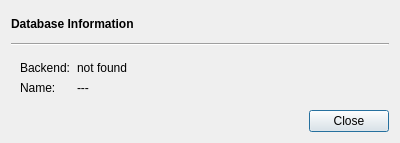
<?xml version="1.0" encoding="UTF-8"?>
<ui version="4.0">
 <class>DBInfoDialog</class>
 <widget class="QDialog" name="DBInfoDialog">
  <property name="geometry">
   <rect>
    <x>0</x>
    <y>0</y>
    <width>400</width>
    <height>143</height>
   </rect>
  </property>
  <property name="windowTitle">
   <string>Dialog</string>
  </property>
  <layout class="QVBoxLayout" name="verticalLayout">
   <item>
    <widget class="QLabel" name="label">
     <property name="font">
      <font>
       <bold>true</bold>
      </font>
     </property>
     <property name="text">
      <string>Database Information</string>
     </property>
    </widget>
   </item>
   <item>
    <widget class="Line" name="line">
     <property name="orientation">
      <enum>Qt::Orientation::Horizontal</enum>
     </property>
    </widget>
   </item>
   <item>
    <widget class="QWidget" name="widget" native="true">
     <layout class="QGridLayout" name="gridLayout">
      <item row="0" column="0">
       <widget class="QLabel" name="label_2">
        <property name="text">
         <string>Backend:</string>
        </property>
       </widget>
      </item>
      <item row="0" column="1">
       <widget class="QLabel" name="backendLabel">
        <property name="sizePolicy">
         <sizepolicy hsizetype="Preferred" vsizetype="Preferred">
          <horstretch>1</horstretch>
          <verstretch>0</verstretch>
         </sizepolicy>
        </property>
        <property name="text">
         <string>not found</string>
        </property>
       </widget>
      </item>
      <item row="1" column="0">
       <widget class="QLabel" name="label_3">
        <property name="text">
         <string>Name:</string>
        </property>
       </widget>
      </item>
      <item row="1" column="1">
       <widget class="QLabel" name="nameLabel">
        <property name="sizePolicy">
         <sizepolicy hsizetype="Preferred" vsizetype="Preferred">
          <horstretch>1</horstretch>
          <verstretch>0</verstretch>
         </sizepolicy>
        </property>
        <property name="text">
         <string>---</string>
        </property>
       </widget>
      </item>
     </layout>
    </widget>
   </item>
   <item>
    <widget class="QDialogButtonBox" name="buttonBox">
     <property name="orientation">
      <enum>Qt::Orientation::Horizontal</enum>
     </property>
     <property name="standardButtons">
      <set>QDialogButtonBox::StandardButton::Close</set>
     </property>
    </widget>
   </item>
  </layout>
 </widget>
 <resources/>
 <connections>
  <connection>
   <sender>buttonBox</sender>
   <signal>accepted()</signal>
   <receiver>DBInfoDialog</receiver>
   <slot>accept()</slot>
   <hints>
    <hint type="sourcelabel">
     <x>248</x>
     <y>254</y>
    </hint>
    <hint type="destinationlabel">
     <x>157</x>
     <y>274</y>
    </hint>
   </hints>
  </connection>
  <connection>
   <sender>buttonBox</sender>
   <signal>rejected()</signal>
   <receiver>DBInfoDialog</receiver>
   <slot>reject()</slot>
   <hints>
    <hint type="sourcelabel">
     <x>316</x>
     <y>260</y>
    </hint>
    <hint type="destinationlabel">
     <x>286</x>
     <y>274</y>
    </hint>
   </hints>
  </connection>
 </connections>
</ui>
